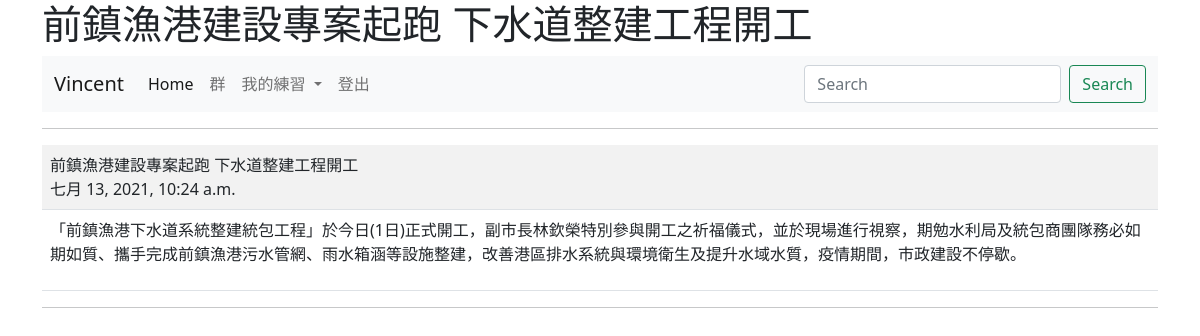
The page /show/1/ (signed in) on the database its author committed.
### mysite/models.py (models this page shows, shortened)
class Post(models.Model):
    title = models.CharField(max_length=200)
    body = models.TextField()
    pub_date = models.DateTimeField(default=timezone.now)
    class Meta:
        ordering = ('-pub_date',)

### mysite/views.py (the view)
# urls.py: path('show/<int:id>/',views.show),
@login_required(login_url="/admin/login/")
def show(request, id):
    try:
        post = Post.objects.get(id=id) #找出符合條件的第一個紀錄
    except:
        return redirect("/news/")
    return render(request,"show.html",locals())

### templates/show.html (shortened to what this page needs)
{% extends "base.html" %}
{% block main %}
    <hr>
    <table class="table table-striped">
        <tr>
            <td>{{ post.title }}<br>
                {{post.pub_date}}
            </td>
        </tr>
            <tr>
                <td>{{ post.body | linebreaks }}</td>
            </tr>
    </table>
{% endblock %}

### templates/menu.html (shortened to what this page needs)
<nav class="navbar navbar-expand-lg navbar-light bg-light">
    <div class="container-fluid">
      <a class="navbar-brand" href="#">
        {% if request.user.is_authenticated %}
          {{ request.user.first_name }}
        {% else %}
          首頁
        {% endif %}
      </a>
      <div class="collapse navbar-collapse" id="navbarScroll">
        <ul class="navbar-nav me-auto my-2 my-lg-0 navbar-nav-scroll" style="--bs-scroll-height: 100px;">
          <li class="nav-item">
            <a class="nav-link active" aria-current="page" href="/">Home</a>
          </li>
          <li class="nav-item">
            <a class="nav-link" href="#">群</a>
          </li>
          <li class="nav-item dropdown">
            <a class="nav-link dropdown-toggle" href="#" id="navbarScrollingDropdown" role="button" data-bs-toggle="dropdown" aria-expanded="false">
              我的練習
            </a>
          </li>
          {% if request.user.is_authenticated %}
            <li class="nav-item">
              <a class="nav-link" href="/logout/" tabindex="-1">登出</a>
            </li>
          {% else %}
          <li class="nav-item">
            <a class="nav-link" href="/admin/login/?next=/" tabindex="-1">登入</a>
          </li>
          {% endif %}
        </ul>
        <form class="d-flex">
          <input class="form-control me-2" type="search" placeholder="Search" aria-label="Search">
          <button class="btn btn-outline-success" type="submit">Search</button>
        </form>
      </div>
    </div>
  </nav>

### rows shown on the page
Post: title "前鎮漁港建設專案起跑 下水道整建工程開工", pub_date "七月 13, 2021, 10:24 a.m.", body "「前鎮漁港下水道系統整建統包工程」於今日(1日)正式開工，副市長林欽榮特別參與開工之祈福儀式，並於現場進行視察，期勉水利局及統包商團隊務必如期如質、攜手完成前鎮漁港污水管網、雨水箱涵等設施整建，改善港區排水系統與環境衛生及提升水域水質，疫情期間，市政建設不停歇。"

### other values the page prints
{{ request.user.first_name }} "Vincent"
